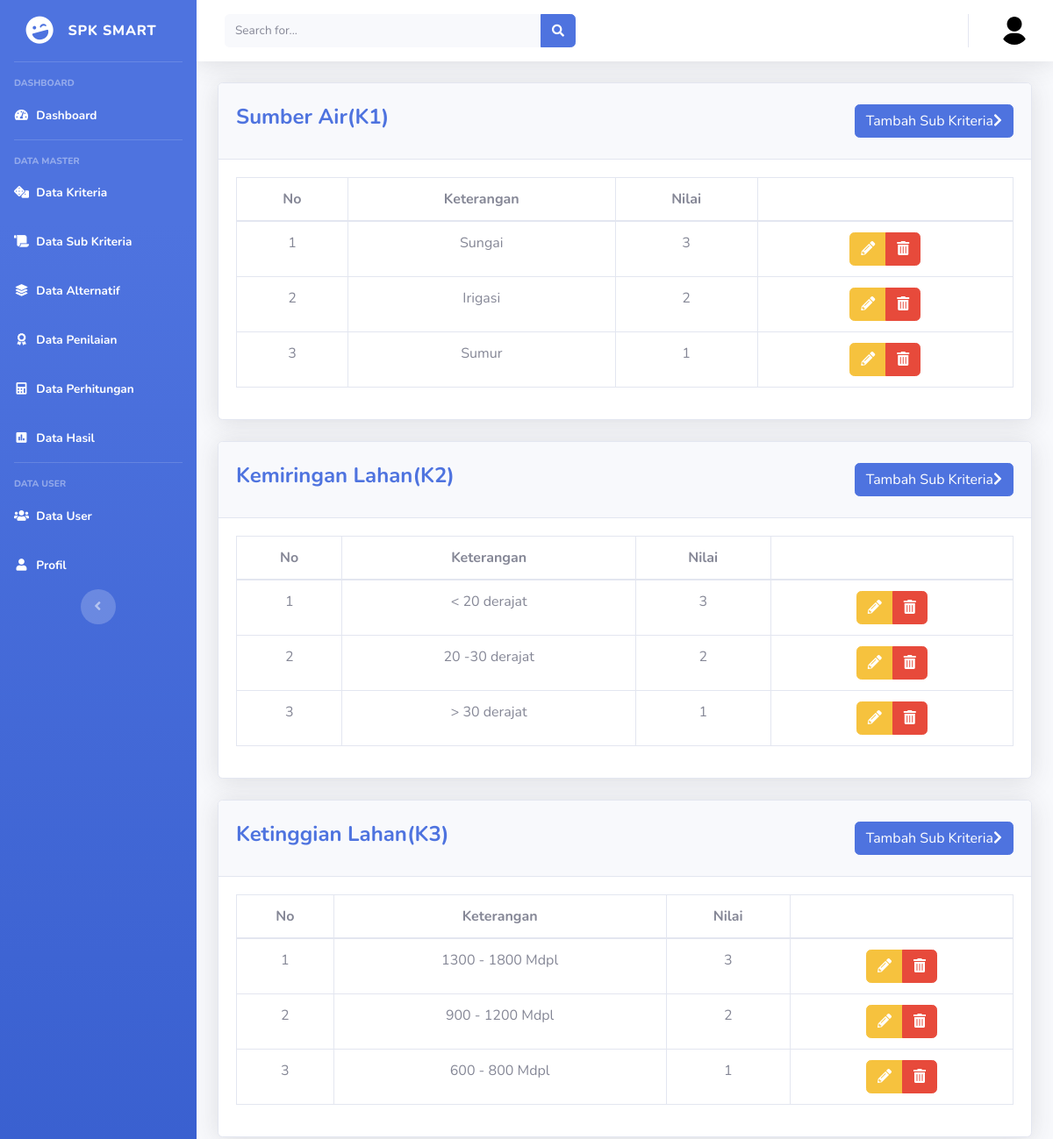
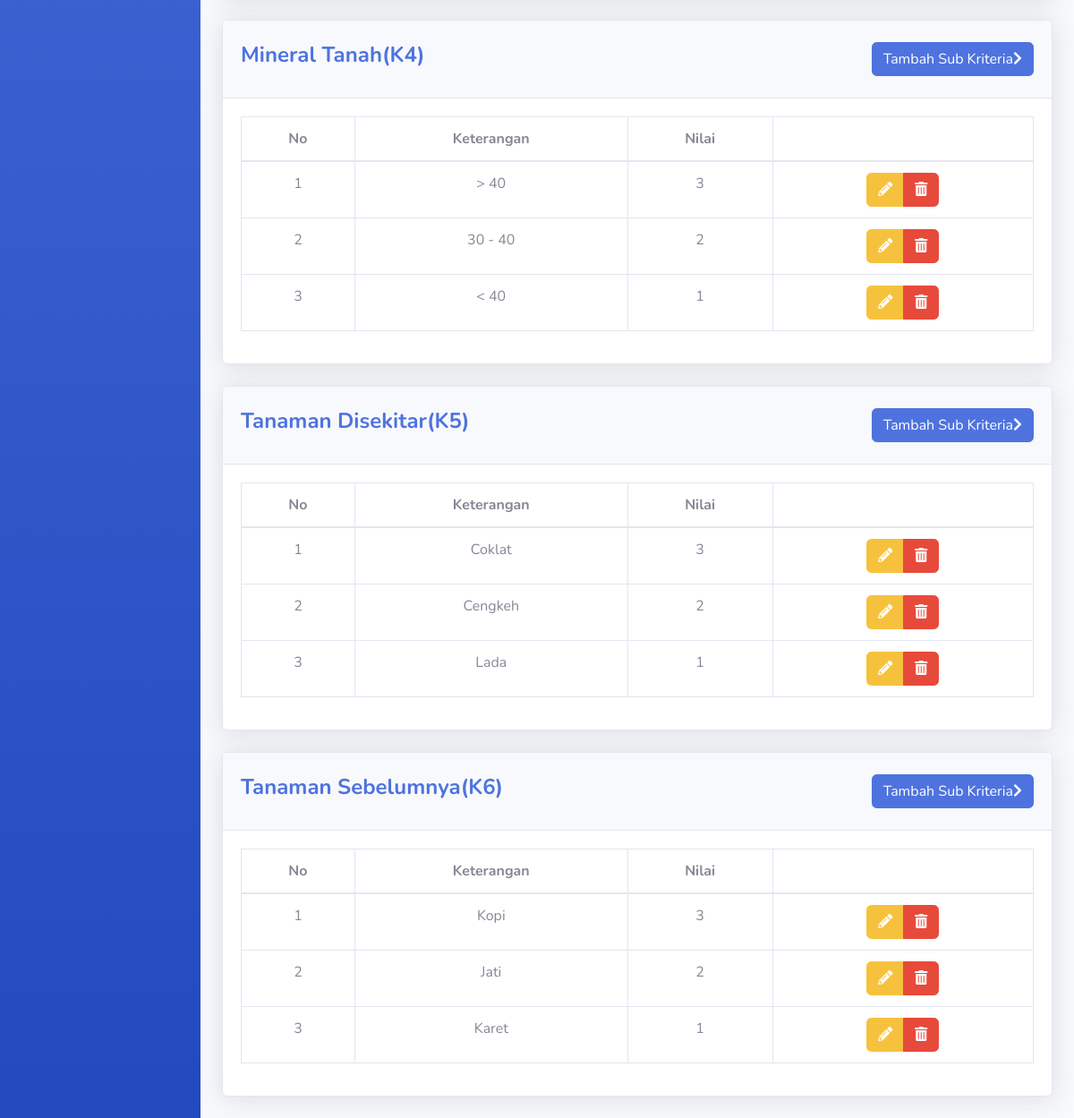
Page /index.php/datasubkriteria on the committed database (2 pictures, top to bottom).
### tables this page shows
CREATE TABLE `kriteria` (
  `id_kriteria` int(5) NOT NULL,
  `nama_kriteria` varchar(100) NOT NULL,
  `kode_kriteria` varchar(100) NOT NULL,
  `jenis` varchar(100) NOT NULL,
  `bobot` varchar(50) NOT NULL
);

CREATE TABLE `sub_kriteria` (
  `id_sub_kriteria` int(5) NOT NULL,
  `id_kriteria` int(5) NOT NULL,
  `keterangan` varchar(100) NOT NULL,
  `nilai` varchar(50) NOT NULL
);

### application/controllers/Datasubkriteria.php (called while the page is built, shortened)
<?php
class Datasubkriteria extends CI_Controller
{
    public function index()
    {
        $data['title'] = "Spk Smart - Data Sub Kriteria";
        $data['sub_kriteria'] = $this->Datasubkriteriam->Semuadata();
        $data['kriteria'] = $this->Datakriteriam->Semuadata();
        $this->load->view('templates/dasboard_header', $data);
        $this->load->view('subkriteria/datasubkriteria', $data);
        $this->load->view('templates/dasboard_footer');
    }
}

### index.php (called while the page is built, shortened)
<?php
require_once BASEPATH.'core/CodeIgniter.php';

### application/models/Datakriteriam.php (called while the page is built, shortened)
<?php
class Datakriteriam extends CI_Model
{
    public function Semuadata()
    {
        $this->db->select('*');
        $this->db->from('kriteria');
        return $this->db->get()->result_array();
    }
}

### application/models/Datasubkriteriam.php (called while the page is built, shortened)
<?php
class Datasubkriteriam extends CI_Model
{
    public function Semuadata()
    {
        $this->db->select('*');
        $this->db->from('sub_kriteria');
        $this->db->join('kriteria', 'kriteria.id_kriteria = sub_kriteria.id_kriteria');
        return $this->db->get()->result_array();
    }
    public function data_sub_kriteria()
    {
        $query = $this->db->get('sub_kriteria');
        return $query->result_array();
    }
}

### application/views/subkriteria/datasubkriteria.php (the view, shortened to what this page needs)
<?php foreach ($kriteria as $key) : ?>
    <div class="container-fluid">
        <div class="card shadow mb-4">
            <div class="card-header py-4">
                <h4 class="font-weight-bold text-primary"><?= $key['nama_kriteria'] ?>(<?= $key['kode_kriteria'] ?>)
                    <a href="<?= base_url()?>Datasubkriteria/formtambahsubkriteria/<?php echo $key['id_kriteria']; ?>" class="btn btn-primary float-right">Tambah Sub Kriteria<i class="fas fa-chevron-right"></i></a>
                </h4>
            </div>
            <div class="card-body">
                <div class="table-responsive">
                    <table class="table table-bordered text-center" id="dataTable" width="100%" cellspacing="0">
                        <thead>
                            <tr>
                                <th>No</th>
                                <th>Keterangan</th>
                                <th>Nilai</th>
                                <th></th>
                            </tr>
                        </thead>
                        <tbody>
                            <?php
                            $sub_kriteria = $this->Datasubkriteriam->data_sub_kriteria($key['id_kriteria']);
                            $n = 1;
                            foreach ($sub_kriteria as $sub_kriteria) : ?>
                            <?php if($sub_kriteria['id_kriteria'] == $key['id_kriteria']) : ?>
                                <tr>
                                    <td><?php echo $n++; ?></td>
                                    <td><?php echo $sub_kriteria['keterangan']; ?></td>
                                    <td><?php echo $sub_kriteria['nilai']; ?></td>
                                    <td>
                                        <div class="btn-group">
                                            <a href="<?php base_url() ?>Datasubkriteria/formeditsubkriteria/<?php echo $sub_kriteria['id_sub_kriteria']; ?>" class="btn btn-warning"><i class="fas fa-pencil-alt"></i></a>
                                            <a href="<?php base_url() ?>Datasubkriteria/aksi_hapus/<?php echo $sub_kriteria['id_sub_kriteria']; ?>" onClick="return confirm('Anda yakin ingin menghapus data ini?')" class="btn btn-danger"><i class="fas fa-trash-alt"></i></a>
                                        </div>
                                    </td>
                                </tr>
                                <?php endif; ?>
                            <?php endforeach; ?>
                        </tbody>
                    </table>
                </div>
            </div>
        </div>
    </div>
<?php endforeach; ?>
</div>

### rows in the picture
kriteria: nama_kriteria "Sumber Air", kode_kriteria "K1"
sub_kriteria: keterangan "Sungai", nilai "3"
sub_kriteria: keterangan "Irigasi", nilai "2"
sub_kriteria: keterangan "Sumur", nilai "1"
kriteria: nama_kriteria "Kemiringan Lahan", kode_kriteria "K2"
sub_kriteria: keterangan "< 20 derajat", nilai "3"
sub_kriteria: keterangan "20 -30 derajat", nilai "2"
sub_kriteria: keterangan "> 30 derajat", nilai "1"
kriteria: nama_kriteria "Ketinggian Lahan", kode_kriteria "K3"
sub_kriteria: keterangan "1300 - 1800 Mdpl", nilai "3"
sub_kriteria: keterangan "900 - 1200 Mdpl", nilai "2"
sub_kriteria: keterangan "600 - 800 Mdpl", nilai "1"
kriteria: nama_kriteria "Mineral Tanah", kode_kriteria "K4"
sub_kriteria: keterangan "> 40", nilai "3"
sub_kriteria: keterangan "30 - 40", nilai "2"
sub_kriteria: keterangan "< 40", nilai "1"
kriteria: nama_kriteria "Tanaman Disekitar", kode_kriteria "K5"
sub_kriteria: keterangan "Coklat", nilai "3"
sub_kriteria: keterangan "Cengkeh", nilai "2"
sub_kriteria: keterangan "Lada", nilai "1"
kriteria: nama_kriteria "Tanaman Sebelumnya", kode_kriteria "K6"
sub_kriteria: keterangan "Kopi", nilai "3"
sub_kriteria: keterangan "Jati", nilai "2"
sub_kriteria: keterangan "Karet", nilai "1"
